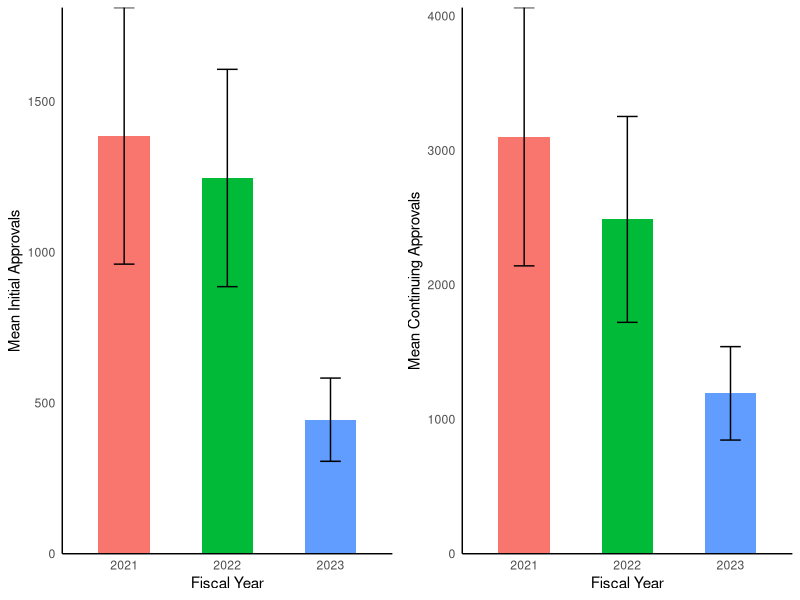
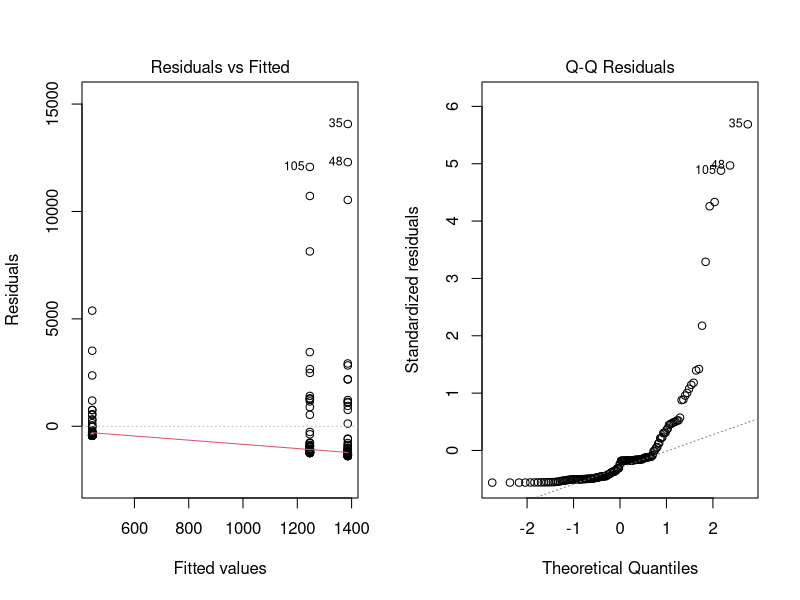
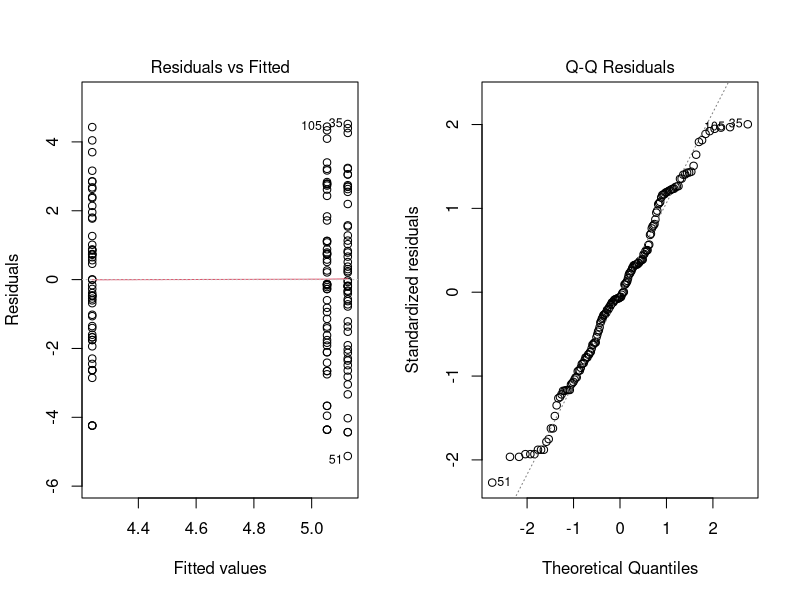
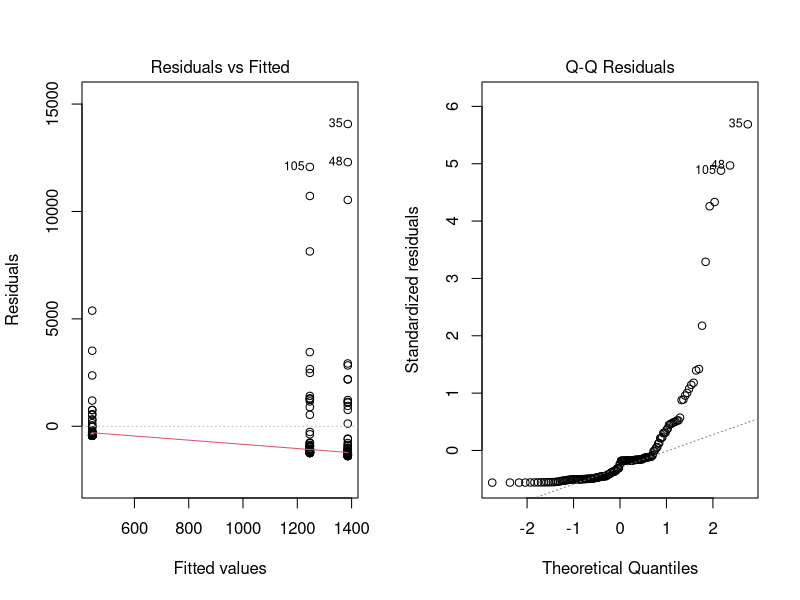
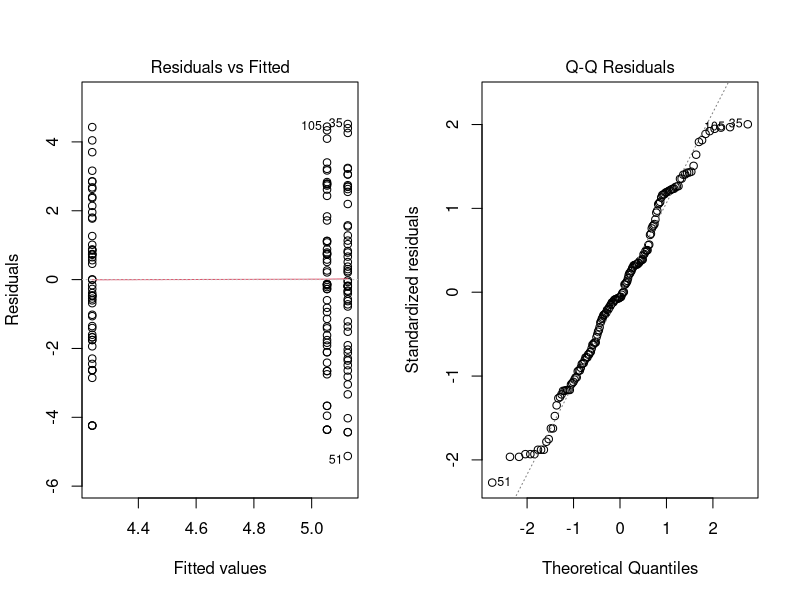

R code for these plots, in order:
setwd("~/STATS_5101_Project")

library(dplyr)
library(ggplot2)
library(gridExtra)

h1b_2021 = read.csv("data/h-1b-data-export-2021.csv")
h1b_2022 = read.csv("data/h-1b-data-export-2022.csv")
h1b_2023 = read.csv("data/h-1b-data-export-2023.csv")

h1b_all <- rbind(h1b_2021, h1b_2022, h1b_2023)
h1b_all$Fiscal.Year <- as.factor(h1b_all$Fiscal.Year)

# Aggregate for all states
h1b_agg <- h1b_all %>%
  group_by(Fiscal.Year, State) %>%
  summarise(
    initial_approvals    = sum(Initial.Approval,    na.rm = TRUE),
    continuing_approvals = sum(Continuing.Approval, na.rm = TRUE),
    .groups = "drop"
  )

# Plot the data
plot_data <- h1b_agg %>%
  group_by(Fiscal.Year) %>%
  summarise(
    mean_initial    = mean(initial_approvals),
    se_initial      = sd(initial_approvals) / sqrt(n()),
    mean_continuing = mean(continuing_approvals),
    se_continuing   = sd(continuing_approvals) / sqrt(n())
  )

# Mean H-1B initial approvals by fiscal year
p1 <- ggplot(plot_data, aes(x = Fiscal.Year, y = mean_initial, fill = Fiscal.Year)) +
  geom_bar(stat = "identity", width = 0.5) +
  geom_errorbar(aes(ymin = mean_initial - se_initial,
                    ymax = mean_initial + se_initial), width = 0.2) +
  labs(x = "Fiscal Year", y = "Mean Initial Approvals") +
  theme_minimal() +
  theme(legend.position = "none", panel.grid = element_blank(),
        axis.line = element_line(color = "black")) +
  scale_y_continuous(expand = c(0, 0))

# Mean H-1B continuing approvals by fiscal year
p2 <- ggplot(plot_data, aes(x = Fiscal.Year, y = mean_continuing, fill = Fiscal.Year)) +
  geom_bar(stat = "identity", width = 0.5) +
  geom_errorbar(aes(ymin = mean_continuing - se_continuing,
                    ymax = mean_continuing + se_continuing), width = 0.2) +
  labs(x = "Fiscal Year", y = "Mean Continuing Approvals") +
  theme_minimal() +
  theme(legend.position = "none", panel.grid = element_blank(),
        axis.line = element_line(color = "black")) +
  scale_y_continuous(expand = c(0, 0))

pdf("figures/mean_approvals_initial_continuing_barplots.pdf", width = 10, height = 5)
grid.arrange(p1, p2, ncol = 2)
dev.off()


# Initial model for differences in H-1B initial approvals
anova_approvals <- aov(initial_approvals ~ Fiscal.Year, data = h1b_agg)

# Checking assumptions: Normality of residuals (Q-Q plot) & Homogeneity of variance (Residuals vs Fitted)
pdf("figures/anova_initial_approvals_first_model_diagnostic_plots.pdf", width = 8, height = 4)
par(mfrow = c(1, 2))
plot(anova_approvals, which = c(1, 2))
dev.off()

# Log-transformation:
h1b_agg <- h1b_agg %>%
  mutate(log_initial_approvals = log1p(initial_approvals))

log_anova_approvals <- aov(log_initial_approvals ~ Fiscal.Year, data = h1b_agg)

pdf("figures/anova_initial_approvals_log_model_diagnostic_plots.pdf", width = 8, height = 4)
par(mfrow = c(1, 2))
plot(log_anova_approvals, which = c(1, 2))
dev.off()

# Log-transformed model for differences in H-1B initial approvals
summary(log_anova_approvals) # not significant => stop here


# Initial model for differences in H-1B continuing approvals
anova_continuing <- aov(continuing_approvals ~ Fiscal.Year, data = h1b_agg)

# Checking assumptions: Normality of residuals (Q-Q plot) & Homogeneity of variance (Residuals vs Fitted)
pdf("figures/anova_continuing_approvals_first_model_diagnostic_plots.pdf", width = 8, height = 4)
par(mfrow = c(1, 2))
plot(anova_approvals, which = c(1, 2))
dev.off()

# Log-transformation:
h1b_agg <- h1b_agg %>%
  mutate(log_continuing_approvals = log1p(continuing_approvals))

log_continuing_approvals <- aov(log_continuing_approvals ~ Fiscal.Year, data = h1b_agg)

pdf("figures/anova_continuing_approvals_log_model_diagnostic_plots.pdf", width = 8, height = 4)
par(mfrow = c(1, 2))
plot(log_anova_approvals, which = c(1, 2))
dev.off()

# Log-transformed model for differences in H-1B initial approvals
summary(log_continuing_approvals) # not significant => stop here
